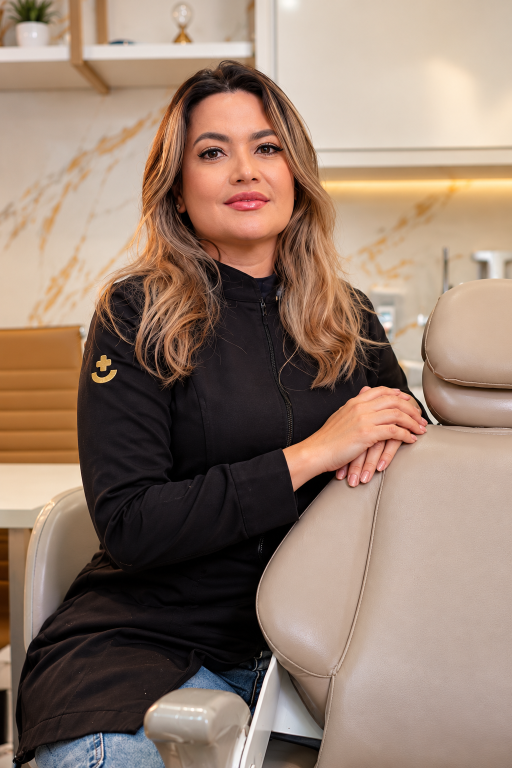
#> input picture foto da doutora para capa inicial.png, 1024 x 1536 px, found by its file name (shown at 1/2 size)
$ python prepare_assets.py
#> lines starting #> are read from the running program, lines starting #| are printed output that depends on the picture
"""Create web derivatives; never modify the original photographs."""
from pathlib import Path
import json
from PIL import Image, ImageOps

ROOT = Path(__file__).resolve().parents[1]
SOURCES = {
    'doutora-capa': 'foto da doutora para capa inicial.png',
    'logo': 'logo da sorrimed.png',
    'atendimento': 'doutora atendendo paciente.png',
    'doutora-paciente': 'foto da doutora com paciente.png',
    'sorriso': 'foto paciente sorrido (foto muito legal).png',
    'paciente-azul': 'foto paciente.jpg',
    'crianca-sorriso': 'foto paiente criança.png',
    'crianca-brincando': 'paciente criança se divertindo no consutório.jpg',
    'crianca-desenhando': 'paciente criança se divertindo.png',
    'fachada': 'foto da fachda da clinica.png',
    'recepcao': 'foto da recepção da clinica.png',
    'consultorio': 'foto da area cirurgica da clinica.png',
    'sala': 'sala de atendimento do consultório.jpg',
    'resultado-01': 'antes e depis resultado paciente.png',
    'resultado-02': 'antes e depois resultado paciente 2.png',
    'resultado-03': 'antes e depois resultado paciente 3.png',
    'resultado-04': 'antes e depois resultado paciente 5.jpg',
    'resultado-05': 'antes e depois resultado paciente 6.png',
    'resultado-06': 'antes e depois resultado paciente.png',
    'resultado-07': 'antes e depos resultado paciente 1.png',
}
target = ROOT / 'public/images'
target.mkdir(parents=True, exist_ok=True)
manifest = {}
for name, filename in SOURCES.items():
    source = ROOT / 'assets/edited/paciente-azul.png' if name == 'paciente-azul' else ROOT / 'assets/originals' / filename
    with Image.open(source) as original:
#> original is the input picture: PIL image 1024x1536 RGB; mean R, G, B 148.1, 124.6, 109.1
        image = ImageOps.exif_transpose(original)
        variants = []
        for size in (480, 900, 1400):
            copy = image.copy()
            copy.thumbnail((size, size * 2), Image.Resampling.LANCZOS)
            output = target / f'{name}-{size}.webp'
            copy.save(output, 'WEBP', quality=85, method=6)
            variants.append({'src': f'/images/{output.name}', 'width': copy.width, 'height': copy.height})
#> this loop made 3 passes
#> pass 1, `copy.save(output, 'WEBP', quality=85, method=6)`:
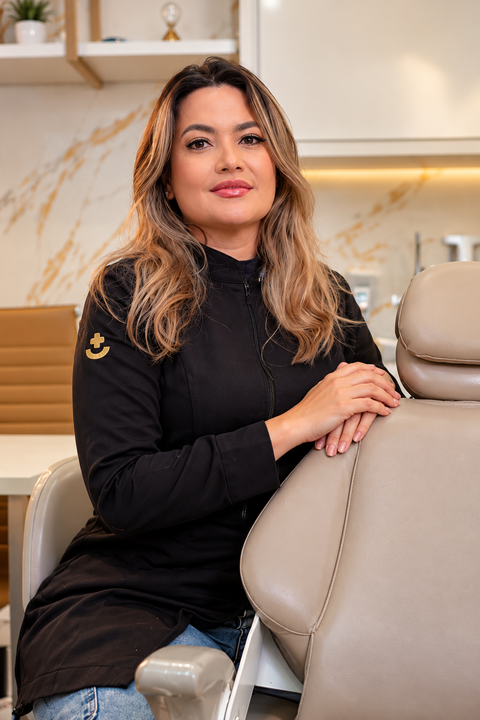
#> saved as doutora-capa-480.webp: PIL image 480x720 RGB; mean R, G, B 148.1, 124.6, 109.1
#> pass 2, `copy.save(output, 'WEBP', quality=85, method=6)`:
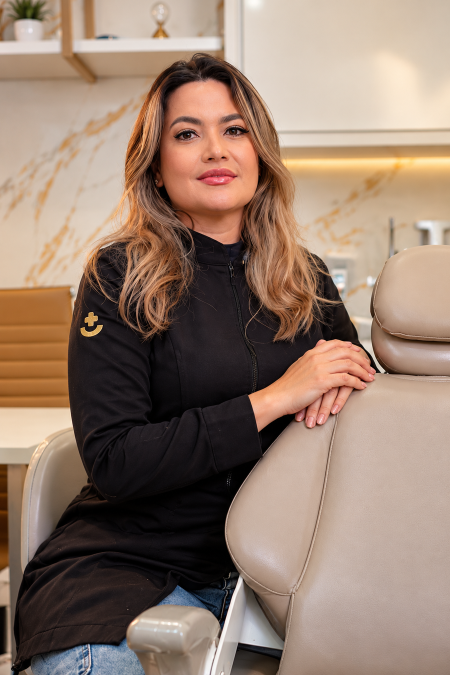
#> saved as doutora-capa-900.webp: PIL image 900x1350 RGB (shown at 1/2 size); mean R, G, B 148.1, 124.6, 109.1
#> after the loop, variants = 3 items
#> (the run stopped early here; a loop or call above may not have finished)
